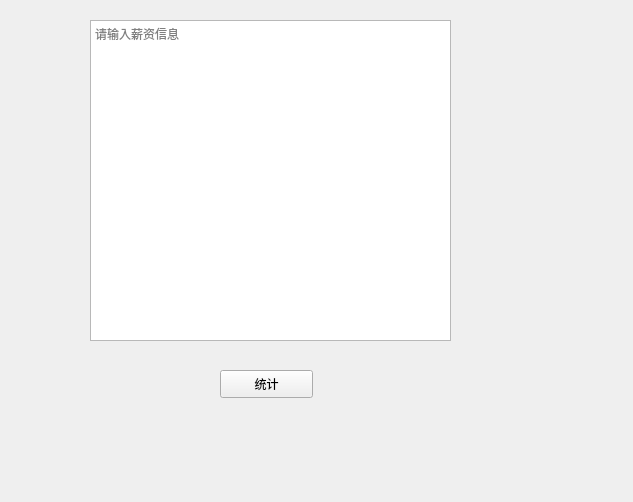
<?xml version="1.0" encoding="UTF-8"?>
<ui version="4.0">
 <class>Form</class>
 <widget class="QWidget" name="Form">
  <property name="geometry">
   <rect>
    <x>0</x>
    <y>0</y>
    <width>633</width>
    <height>502</height>
   </rect>
  </property>
  <property name="windowTitle">
   <string>统计薪资</string>
  </property>
  <widget class="QPlainTextEdit" name="textEdit">
   <property name="geometry">
    <rect>
     <x>90</x>
     <y>20</y>
     <width>361</width>
     <height>321</height>
    </rect>
   </property>
   <property name="placeholderText">
    <string>请输入薪资信息</string>
   </property>
  </widget>
  <widget class="QPushButton" name="button">
   <property name="geometry">
    <rect>
     <x>220</x>
     <y>370</y>
     <width>93</width>
     <height>28</height>
    </rect>
   </property>
   <property name="text">
    <string>统计</string>
   </property>
  </widget>
 </widget>
 <resources/>
 <connections/>
</ui>
